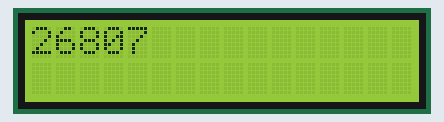
Bench run of a sketch on a simulated Arduino Mega 2560, built with avr-gcc and run on an emulated ATmega2560. On the bench: 16×2 character LCD. Random numbers use the default seed unless the sketch sets one.

Above: at 0.1 s.
At 5.1 s:
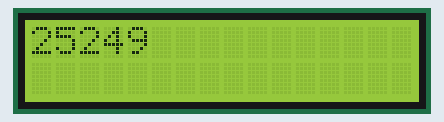
At 10.1 s:
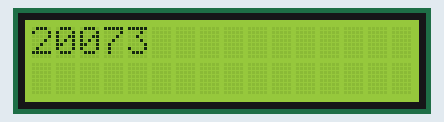
At 15.1 s:
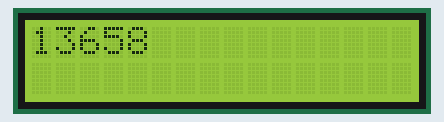
At 25.2 s:
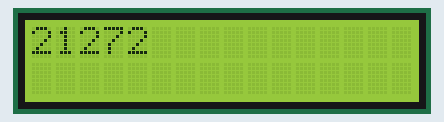
At 35.2 s:
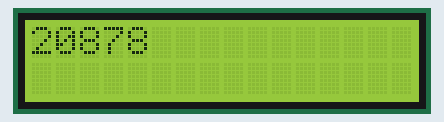

The sketch:

LCDi2cSerialBackpackWorking.ino
```cpp
#include <LiquidCrystal_PCF8574.h>
#include <Wire.h>

LiquidCrystal_PCF8574 lcd(0x27); // set the LCD address to 0x27 for a 16 chars and 2 line display

int number;


void setup()
{

  Serial1.begin(9600);
    lcd.begin(16, 2);
lcd.setBacklight(HIGH);
} // setup()


void loop() {
   // put your main code here, to run repeatedly:
  number = random (10000, 30000);
  lcd.print(number);
  Serial1.print(number);
  delay(5000);
  lcd.clear();

}
```

Measured:
- what the display in image 1 shows lasts 5.0 s, from 5.1 s to 10.1 s
